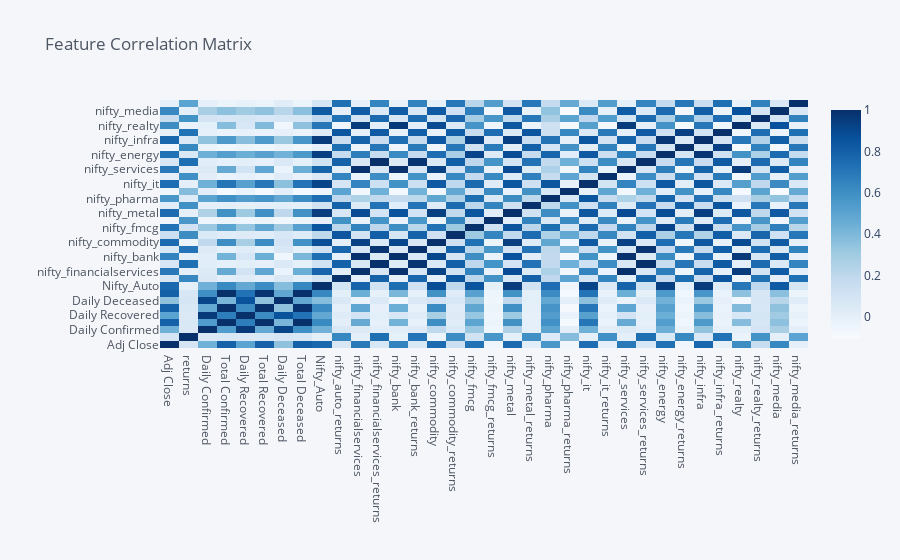

The cell this chart's notebook holds for it:
### Code cell
new_df.corr().iplot(kind='heatmap',colorscale="Blues",title="Feature Correlation Matrix")

### Figure 1 — Plotly figure (JSON) as saved in the notebook; plotly's stock layout.template omitted (floating-point values rounded to 4 significant figures; data arrays with more than 128 entries replaced by an {"elided": "..."} marker saying what was removed)
{"data": [{"zmax": 1, "colorscale": [[0, "rgb(247,251,255)"], [0.125, "rgb(222,235,247)"], [0.25, "rgb(198,219,239)"], [0.375, "rgb(158,202,225)"], [0.5, "rgb(107,174,214)"], [0.625, "rgb(66,146,198)"], [0.75, "rgb(33,113,181)"], [0.875, "rgb(8,81,156)"], [1, "rgb(8,48,107)"]], "zmin": -0.1013, "y": ["Adj Close", "returns", "Daily Confirmed", "Total Confirmed", "Daily Recovered", "Total Recovered", "Daily Deceased", "Total Deceased", "Nifty_Auto", "nifty_auto_returns", "nifty_financialservices", "nifty_financialservices_returns", "nifty_bank", "nifty_bank_returns", "nifty_commodity", "nifty_commodity_returns", "nifty_fmcg", "nifty_fmcg_returns", "nifty_metal", "nifty_metal_returns", "nifty_pharma", "nifty_pharma_returns", "nifty_it", "nifty_it_returns", "nifty_services", "nifty_services_returns", "nifty_energy", "nifty_energy_returns", "nifty_infra", "nifty_infra_returns", "nifty_realty", "nifty_realty_returns", "nifty_media", "nifty_media_returns"], "x": ["Adj Close", "returns", "Daily Confirmed", "Total Confirmed", "Daily Recovered", "Total Recovered", "Daily Deceased", "Total Deceased", "Nifty_Auto", "nifty_auto_returns", "nifty_financialservices", "nifty_financialservices_returns", "nifty_bank", "nifty_bank_returns", "nifty_commodity", "nifty_commodity_returns", "nifty_fmcg", "nifty_fmcg_returns", "nifty_metal", "nifty_metal_returns", "nifty_pharma", "nifty_pharma_returns", "nifty_it", "nifty_it_returns", "nifty_services", "nifty_services_returns", "nifty_energy", "nifty_energy_returns", "nifty_infra", "nifty_infra_returns", "nifty_realty", "nifty_realty_returns", "nifty_media", "nifty_media_returns"], "z": {"elided": "34x34 float values"}, "type": "heatmap"}], "layout": {"title": {"text": "Feature Correlation Matrix", "font": {"color": "#4D5663"}}, "paper_bgcolor": "#F5F6F9", "plot_bgcolor": "#F5F6F9", "yaxis": {"tickfont": {"color": "#4D5663"}, "zerolinecolor": "#E1E5ED", "title": {"text": "", "font": {"color": "#4D5663"}}, "gridcolor": "#E1E5ED", "showgrid": true}, "xaxis": {"tickfont": {"color": "#4D5663"}, "zerolinecolor": "#E1E5ED", "title": {"text": "", "font": {"color": "#4D5663"}}, "gridcolor": "#E1E5ED", "showgrid": true}, "legend": {"bgcolor": "#F5F6F9", "font": {"color": "#4D5663"}}}}
